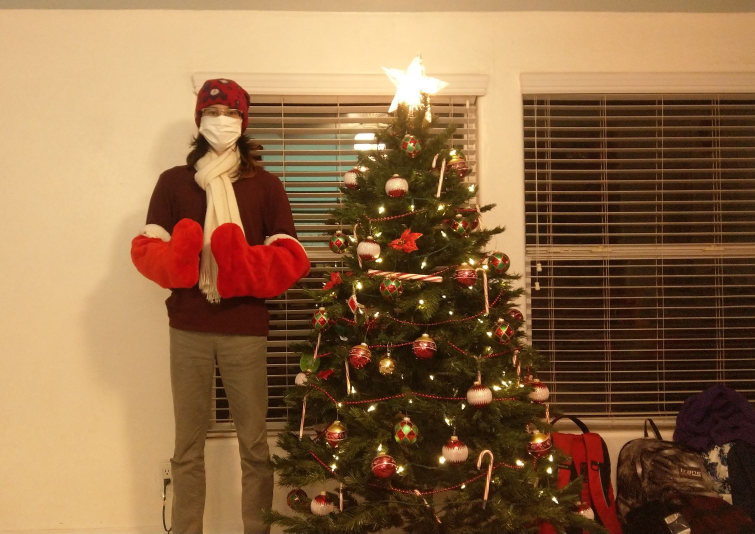
#> input picture 2022-05/plugging_the_leak/my_image_dl.png, 1510 x 1067 px (shown at 1/2 size)
$ python solve.py
#> lines starting #> are read from the running program, lines starting #| are printed output that depends on the picture
from PIL import Image
import numpy as np

primes = np.array(
    [
        2,
        3,
        5,
        7,
        11,
        13,
        17,
        19,
        23,
        29,
        31,
        37,
        41,
        43,
        47,
        53,
        59,
        61,
        67,
        71,
        73,
        79,
        83,
        89,
        97,
        101,
        103,
        107,
        109,
        113,
        127,
        131,
        137,
        139,
        149,
        151,
        157,
        163,
        167,
        173,
        179,
        181,
        191,
        193,
        197,
        199,
        211,
        223,
        227,
        229,
        233,
        239,
        241,
        251,
        257,
        263,
        269,
        271,
        277,
        281,
        283,
        293,
        307,
        311,
    ]
)


def xor(x, y):
    return bytes([a ^ b for a, b in zip(x, y)])


def tobits(b):
    return "".join([f"{x:08b}" for x in b])


def tobytes(b):
    return bytes([int(b[i : i + 8], 2) for i in range(0, len(b), 8)])


img = Image.open("my_image_dl.png")
#> img is the input picture: PIL image 1510x1067 RGB; mean R, G, B 142.1, 105.8, 70
ar = np.asarray(img)

xx = ar[:64, primes, :]
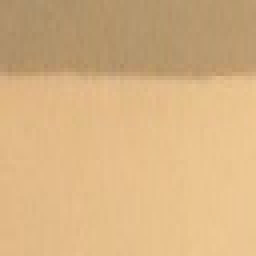
#> xx: shape (64, 64, 3) (shown 4 times larger); mean R, G, B 214.6, 178.4, 130.8
sx = ""
for i in range(64):
    sx += str((xx[i, i, 0]) & 1) + str((xx[i, i, 2]) & 1)
#> this loop made 64 passes
#> sx on passes 1 to 12: '01', '0101', '010100', '01010011', '0101001101', '010100110100', '01010011010001', '0101001101000100', '010100110100010010', '01010011010001001000', '0101001101000100100001', '010100110100010010000101'
uid = tobytes(sx).hex()
#> uid = '534485ec7e3a4291bab353bc35661a7e'
print(f"ictf{{{uid}}}")
#| ictf{534485ec7e3a4291bab353bc35661a7e}
